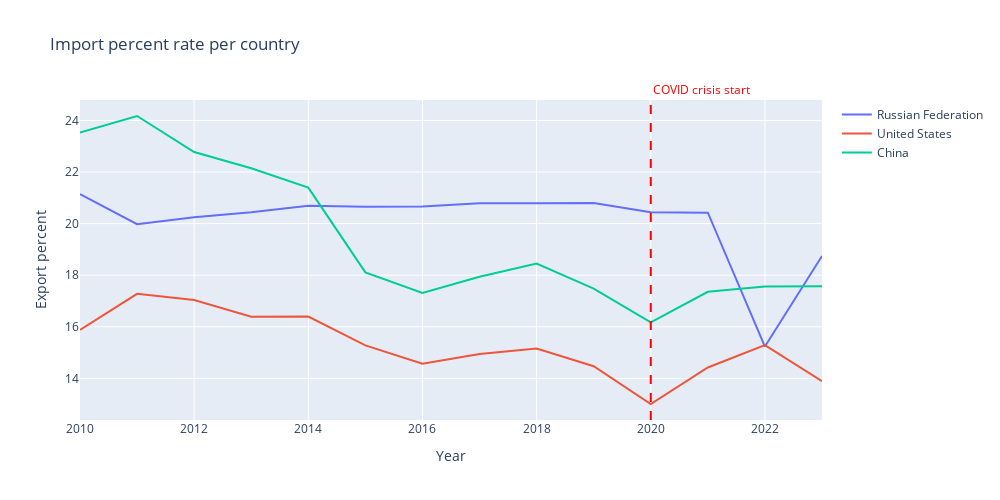

The code cell stored with this chart in its notebook:
### Code cell
# Exports_percent_of_GDP, Imports_percent_of_GDP, Revenue_percent_of_GDPimport plotly.graph_objects as go
countries = ['Russian Federation', 'United States', 'China']

gdp_growth_df = df[['country', 'year', 'Imports_percent_of_GDP']]
#gdp_growth_df = pd.melt(gdp_growth_df, id_vars='country', var_name='year', value_name='GDP_growth_rate')

data = {country: gdp_growth_df[gdp_growth_df['country']==country] for country in countries}

fig = go.Figure()

for country, dataframe in data.items():
    fig.add_trace(go.Scatter(
        x=dataframe['year'],
        y=dataframe['Imports_percent_of_GDP'],
        mode='lines',
        name=country
    ))

fig.add_vline(
    x=2020,
    line=dict(color='red', width=2, dash='dash'),
    annotation=dict(
        text='COVID crisis start',
        font=dict(color='red'),
        showarrow=False,
        yanchor='bottom',
        y=1.0
    )
)

fig.update_layout(
    title='Import percent rate per country',
    xaxis_title='Year',
    yaxis_title='Export percent',
    width=1000,
    height=500
)

fig.show()

### Figure 1 — Plotly figure (JSON) as saved in the notebook; plotly's stock layout.template omitted (floating-point values rounded to 4 significant figures)
{"data": [{"mode": "lines", "name": "Russian Federation", "type": "scatter", "x": [2010, 2011, 2012, 2013, 2014, 2015, 2016, 2017, 2018, 2019, 2020, 2021, 2022, 2023], "y": [21.14, 19.98, 20.24, 20.44, 20.69, 20.66, 20.66, 20.79, 20.79, 20.8, 20.44, 20.43, 15.23, 18.75]}, {"mode": "lines", "name": "United States", "type": "scatter", "x": [2010, 2011, 2012, 2013, 2014, 2015, 2016, 2017, 2018, 2019, 2020, 2021, 2022, 2023], "y": [15.88, 17.28, 17.04, 16.39, 16.4, 15.28, 14.56, 14.95, 15.16, 14.47, 13.01, 14.42, 15.29, 13.89]}, {"mode": "lines", "name": "China", "type": "scatter", "x": [2010, 2011, 2012, 2013, 2014, 2015, 2016, 2017, 2018, 2019, 2020, 2021, 2022, 2023], "y": [23.53, 24.17, 22.78, 22.15, 21.4, 18.11, 17.31, 17.94, 18.45, 17.48, 16.17, 17.36, 17.56, 17.57]}], "layout": {"annotations": [{"font": {"color": "red"}, "showarrow": false, "text": "COVID crisis start", "x": 2020, "xanchor": "left", "xref": "x", "y": 1, "yanchor": "bottom", "yref": "y domain"}], "height": 500, "shapes": [{"line": {"color": "red", "dash": "dash", "width": 2}, "type": "line", "x0": 2020, "x1": 2020, "xref": "x", "y0": 0, "y1": 1, "yref": "y domain"}], "title": {"text": "Import percent rate per country"}, "width": 1000, "xaxis": {"title": {"text": "Year"}}, "yaxis": {"title": {"text": "Export percent"}}}}
